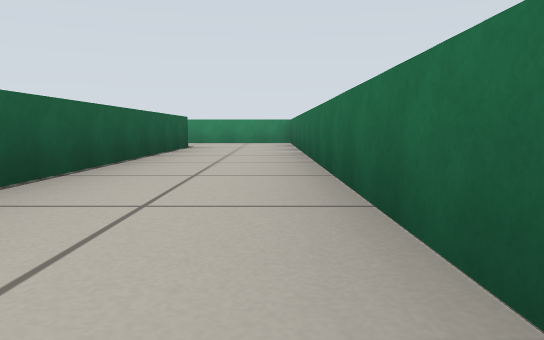
[1] (above)

18 first-person views from a walk through a robot-simulator world made for Gazebo. The camera is 0.3 m above the floor, tilts 6° down and sees 70° across. The floor is counted in squares, 1 m on a side. Each view is taken from the middle of a square. On the plan, view 1 faces up. The plan holds only what a view shows up to about 9 squares ahead; the rest is blank.

[2]
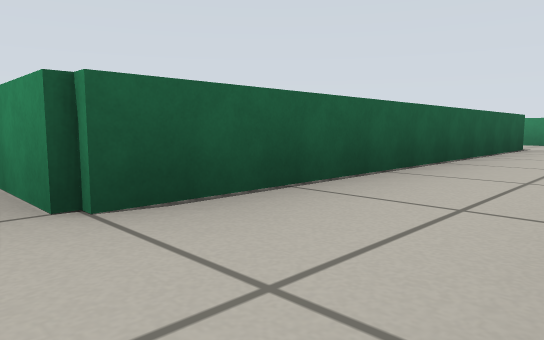

[3]
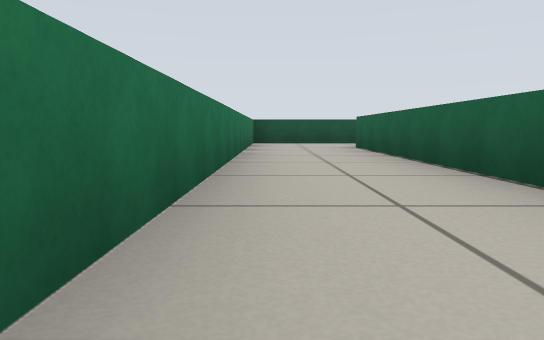

[4]
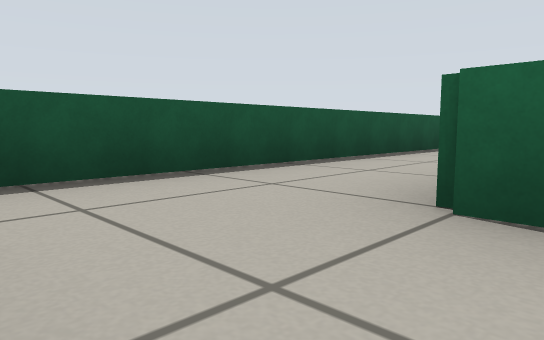

[5]
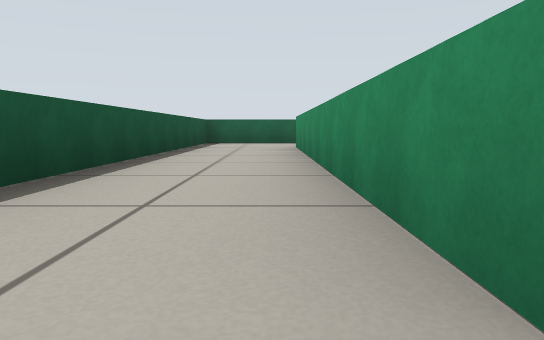

[6]
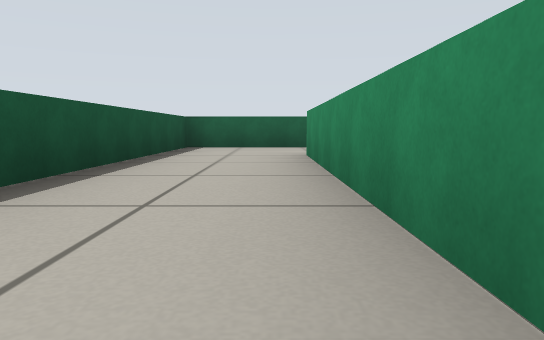

[7]
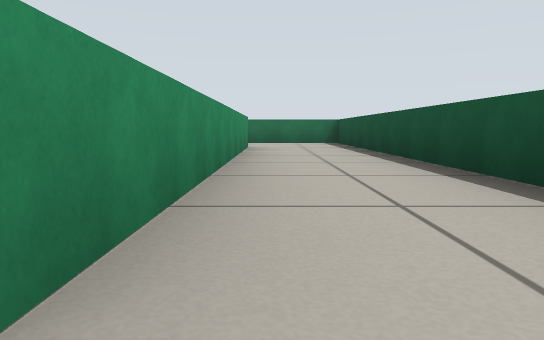

[8]
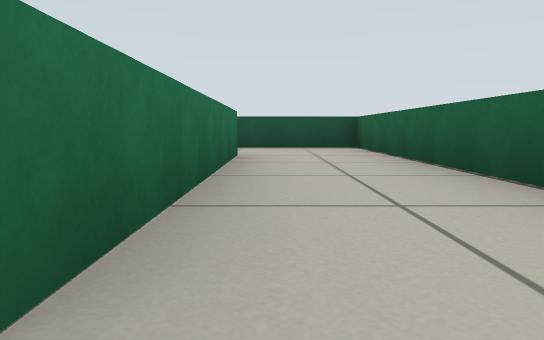

[9]
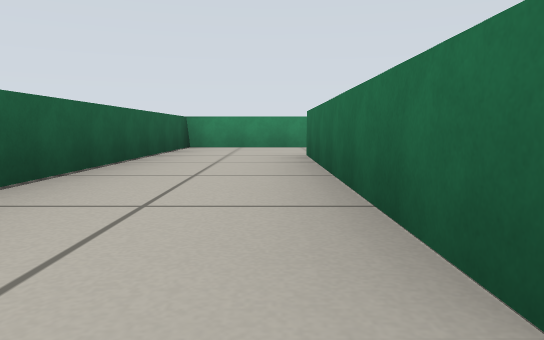

[10]
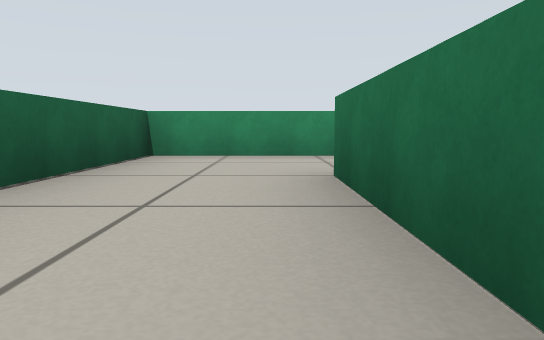

[11]
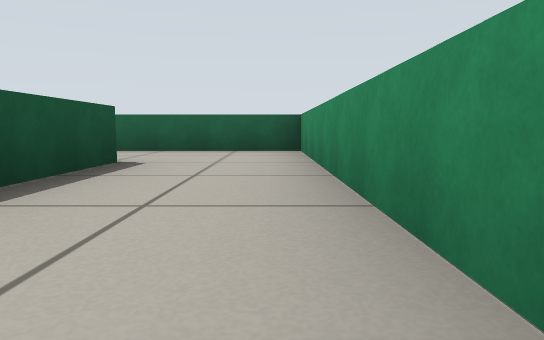

[12]
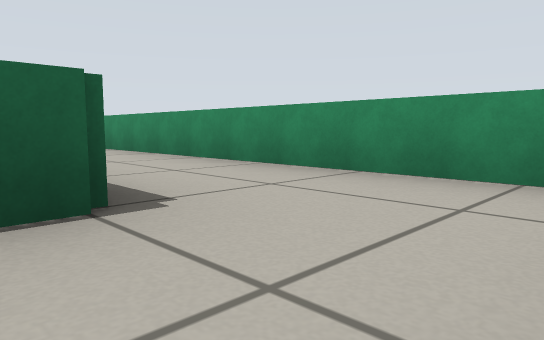

[13]
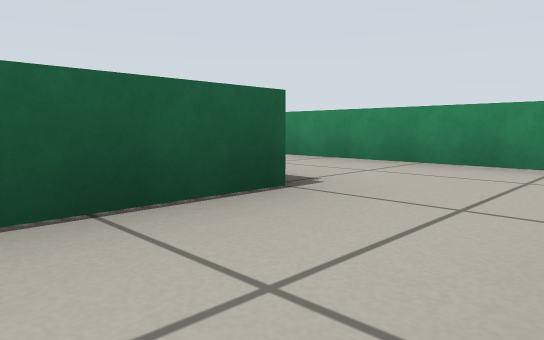

[14]
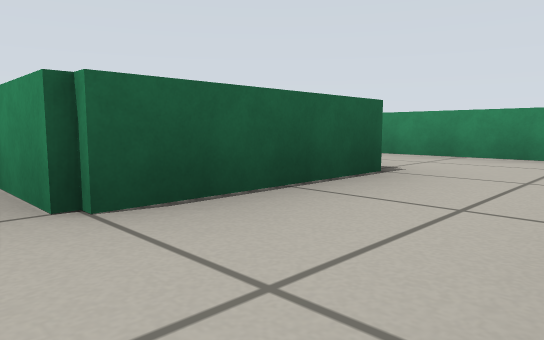

[15]
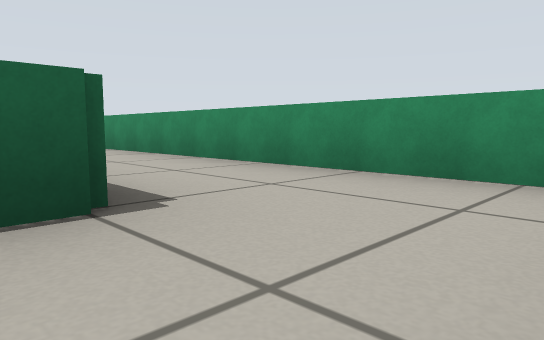

[16]
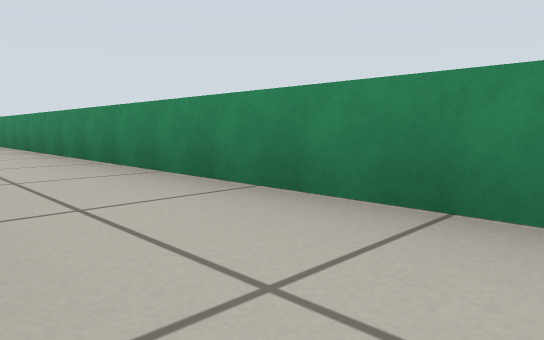

[17]
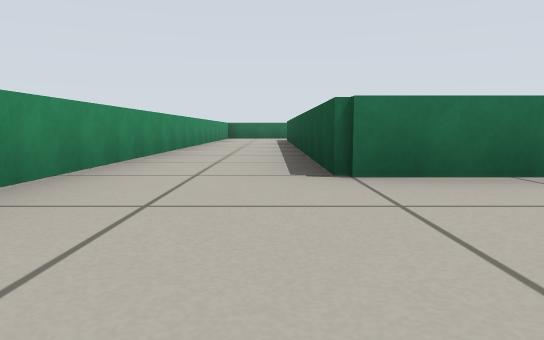

[18]
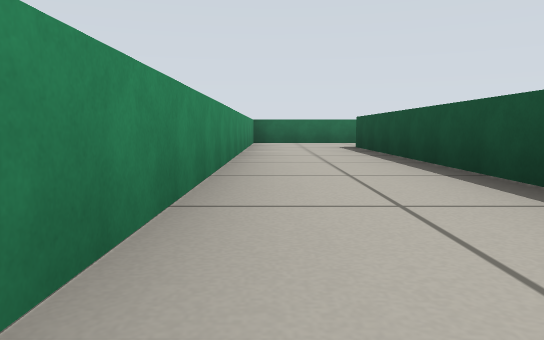

### Floor plan
Points are (right, up) in squares from view 1. A wall is a line through its corners. A room is listed if a view was taken in it or the views show most of it. See-through windows are left out.
Room 1 (views 1, 2, 5, 6, 7, 9)
walls: (-1.4, 0.4) (-7.6, 0.4); (-9.4, 0.5) (-9.4, -1.4) (0.4, -1.4) (0.4, 0.6)
ways out: opening at (0, 1) to room 2; opening at (-8, 0) to room 3
Room 2 (views 3, 4, 15, 16)
walls: (-1.4, 6.6) (-1.4, 0.4); (0.4, 0.6) (0.4, 8.4) (-1.6, 8.4)
ways out: opening at (0, 1) to room 1; opening at (-1, 8) to room 7
Room 3 (views 8, 10)
walls: (-7.4, 6.4) (-9.4, 6.4) (-9.4, 0.5); (-7.6, 0.4) (-7.6, 4.6)
ways out: opening at (-8, 0) to room 1; opening at (-7, 6) to room 4
Room 4 (view 11)
walls: (-7.6, 4.6) (-5.9, 4.6); (-3.4, 6.4) (-7.4, 6.4)
ways out: opening at (-7, 6) to room 3; opening at (-3, 6) to room 5
Room 5 (views 12, 13, 14)
walls: (-3.4, 4.6) (-3.4, 2.4) (-4.4, 2.4); (-2.4, 6.4) (-3.4, 6.4)
ways out: opening at (-3, 6) to room 4
Room 6 (view 17)
walls: (-9.6, 5.2) (-9.6, 6.6)
ways out: opening at (-9, 8) to room 7
Room 7 (view 18)
walls: (-9.6, 6.6) (-1.4, 6.6); (-1.6, 8.4) (-10.1, 8.4)
ways out: opening at (-1, 8) to room 2; opening at (-9, 8) to room 6

Where each view was taken, in squares from view 1:
view 1: 0 up, 0 right, facing up
view 2: 0 up, 0 right, facing up-left
view 3: 7 up, 0 right, facing down
view 4: 1 up, 0 right, facing down-left
view 5: 0 up, 1 left, facing left
view 6: 0 up, 3 left, facing left
view 7: 0 up, 8 left, facing right
view 8: 5 up, 8 left, facing down
view 9: 0 up, 8 left, facing up
view 10: 2 up, 8 left, facing up
view 11: 6 up, 4 left, facing left
view 12: 4 up, 2 left, facing up-left
view 13: 3 up, 2 left, facing up-left
view 14: 2 up, 2 left, facing up-left
view 15: 6 up, 0 right, facing up-left
view 16: 7 up, 1 left, facing up-left
view 17: 7 up, 12 left, facing right
view 18: 8 up, 8 left, facing right
